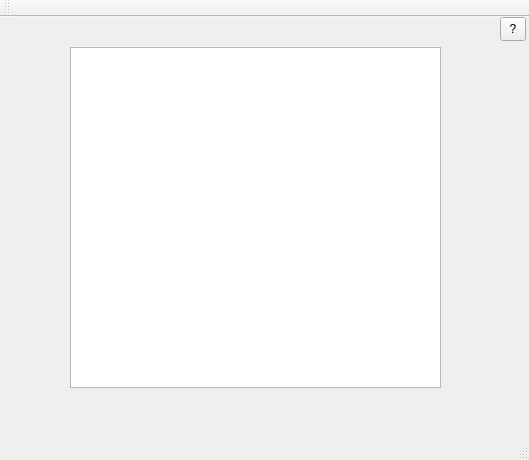
<?xml version="1.0" encoding="UTF-8"?>
<ui version="4.0">
 <class>MainWindow</class>
 <widget class="QMainWindow" name="MainWindow">
  <property name="geometry">
   <rect>
    <x>0</x>
    <y>0</y>
    <width>529</width>
    <height>460</height>
   </rect>
  </property>
  <property name="windowTitle">
   <string>MainWindow</string>
  </property>
  <widget class="QWidget" name="centralWidget">
   <widget class="QTextEdit" name="plainTextEdit">
    <property name="geometry">
     <rect>
      <x>70</x>
      <y>30</y>
      <width>371</width>
      <height>341</height>
     </rect>
    </property>
   </widget>
   <widget class="QToolButton" name="discriptionOfProgramButton">
    <property name="geometry">
     <rect>
      <x>500</x>
      <y>0</y>
      <width>26</width>
      <height>24</height>
     </rect>
    </property>
    <property name="text">
     <string>?</string>
    </property>
   </widget>
  </widget>
  <widget class="QMenuBar" name="menuBar">
   <property name="geometry">
    <rect>
     <x>0</x>
     <y>0</y>
     <width>529</width>
     <height>22</height>
    </rect>
   </property>
  </widget>
  <widget class="QToolBar" name="mainToolBar">
   <attribute name="toolBarArea">
    <enum>TopToolBarArea</enum>
   </attribute>
   <attribute name="toolBarBreak">
    <bool>false</bool>
   </attribute>
  </widget>
  <widget class="QStatusBar" name="statusBar"/>
 </widget>
 <layoutdefault spacing="6" margin="11"/>
 <resources/>
 <connections/>
</ui>
